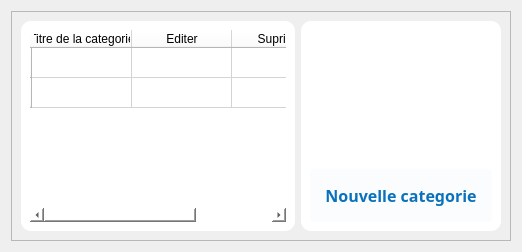
         <widget class="QWidget" name="categorie">
          <layout class="QVBoxLayout" name="verticalLayout_8">
           <item>
            <widget class="QFrame" name="zonebb_3">
             <property name="frameShape">
              <enum>QFrame::StyledPanel</enum>
             </property>
             <property name="frameShadow">
              <enum>QFrame::Raised</enum>
             </property>
             <layout class="QHBoxLayout" name="horizontalLayout_12">
              <item>
               <widget class="QWidget" name="tableData_6" native="true">
                <property name="styleSheet">
                 <string notr="true">background:white;
border-radius: 10px;</string>
                </property>
                <layout class="QHBoxLayout" name="horizontalLayout_32">
                 <item>
                  <widget class="QTableWidget" name="ctgTable">
                   <row>
                    <property name="text">
                     <string/>
                    </property>
                   </row>
                   <row>
                    <property name="text">
                     <string/>
                    </property>
                   </row>
                   <column>
                    <property name="text">
                     <string>Titre de la categorie</string>
                    </property>
                   </column>
                   <column>
                    <property name="text">
                     <string>Editer</string>
                    </property>
                   </column>
                   <column>
                    <property name="text">
                     <string>Suprimer</string>
                    </property>
                   </column>
                  </widget>
                 </item>
                </layout>
               </widget>
              </item>
              <item>
               <widget class="QWidget" name="actions_service_5" native="true">
                <property name="styleSheet">
                 <string notr="true">background:white;
border-radius: 10px;</string>
                </property>
                <layout class="QVBoxLayout" name="verticalLayout_26">
                 <item>
                  <widget class="QLabel" name="serviceLabel_5">
                   <property name="maximumSize">
                    <size>
                     <width>300</width>
                     <height>230</height>
                    </size>
                   </property>
                   <property name="text">
                    <string/>
                   </property>
                   <property name="pixmap">
                    <pixmap>../static/asset/svg/undraw_data_re_80ws.svg</pixmap>
                   </property>
                   <property name="scaledContents">
                    <bool>true</bool>
                   </property>
                  </widget>
                 </item>
                 <item>
                  <widget class="QPushButton" name="addCtg">
                   <property name="font">
                    <font>
                     <family>GeForce</family>
                     <pointsize>12</pointsize>
                     <weight>75</weight>
                     <bold>true</bold>
                    </font>
                   </property>
                   <property name="cursor">
                    <cursorShape>PointingHandCursor</cursorShape>
                   </property>
                   <property name="styleSheet">
                    <string notr="true">#addCtg{
	background: rgb(10, 114, 189, 0.02);
	color: rgb(10, 114, 189);
	border-radius:4px;
	padding: 15px
}

#addCtg:hover{
	background: rgb(10, 114, 189, 0.3);
	color: rgb(10, 114, 189);
	border-radius:4px
}
</string>
                   </property>
                   <property name="text">
                    <string>Nouvelle categorie</string>
                   </property>
                   <property name="icon">
                    <iconset>
                     <normaloff>../static/asset/icons/blue/copy.svg</normaloff>../static/asset/icons/blue/copy.svg</iconset>
                   </property>
                   <property name="iconSize">
                    <size>
                     <width>25</width>
                     <height>25</height>
                    </size>
                   </property>
                  </widget>
                 </item>
                </layout>
               </widget>
              </item>
             </layout>
            </widget>
           </item>
          </layout>
         </widget>
